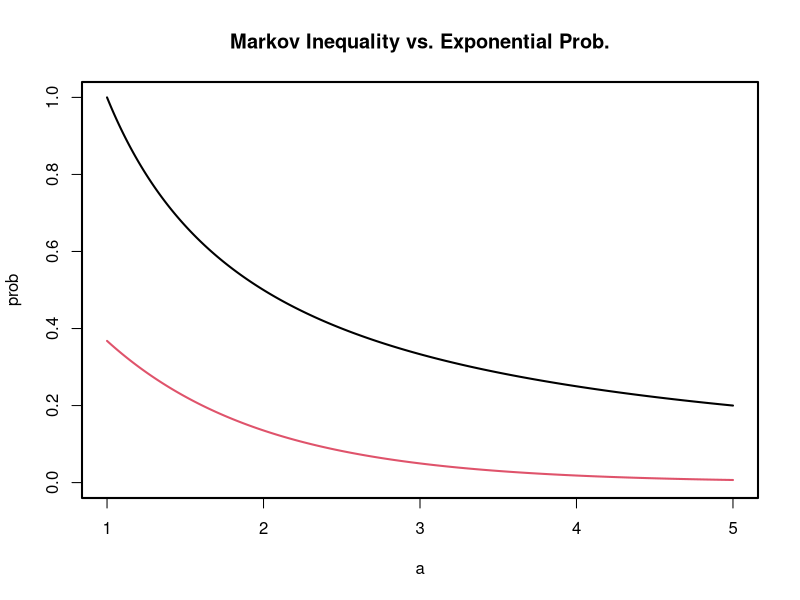
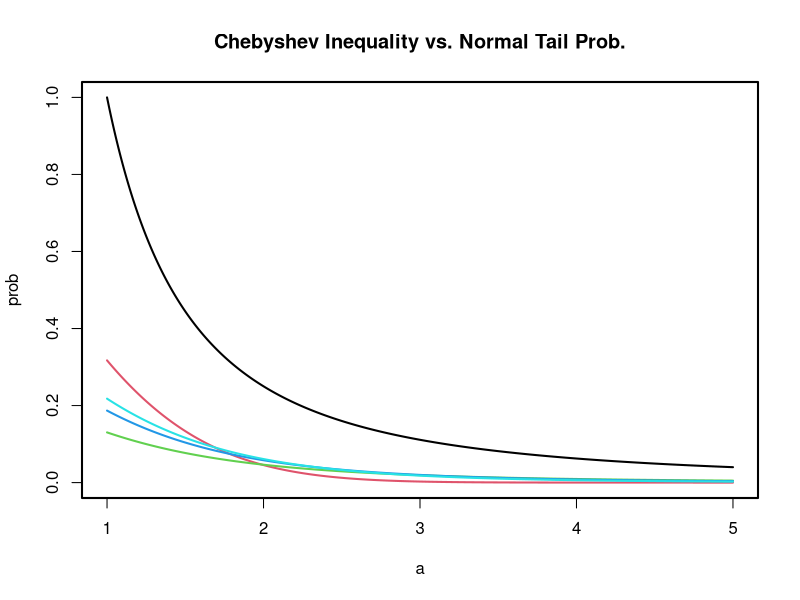

These figures' R source, in order:
par(lwd=2)
a=seq(1,5,length=1001)
plot(c(1,5),c(0,1),xlab="a",ylab="prob",type="n",main="Markov Inequality vs. Exponential Prob.")
lines(a,1/a)
lines(a,exp(-a),col=2)

a=seq(1,5,length=1001)
plot(c(1,5),c(0,1),xlab="a",ylab="prob",type="n",main="Chebyshev Inequality vs. Normal Tail Prob.")
lines(a,1/a^2)
lines(a,2*pnorm(-a),col=2)
 lines(a,2*pt(-a,3)/3,col=3)
lines(a,2*pt(-a,4)/2,col=4)
 lines(a,2*pt(-a,5)/(5/3),col=5)


